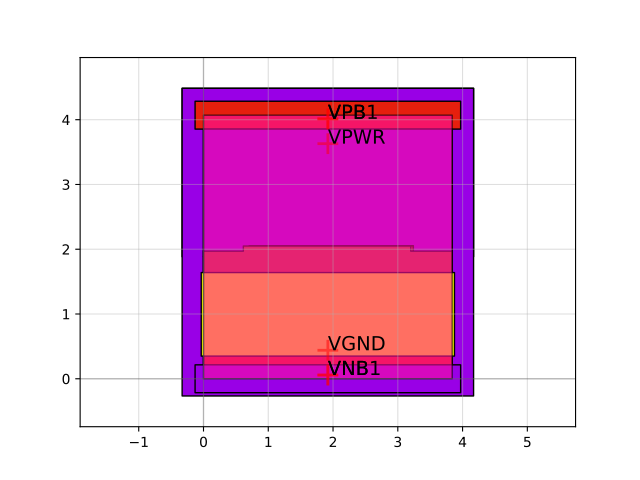

Reproduce this figure in Python.
import sky130

c = sky130.components.sky130_fd_sc_hvl__decap_8()
c.plot()
